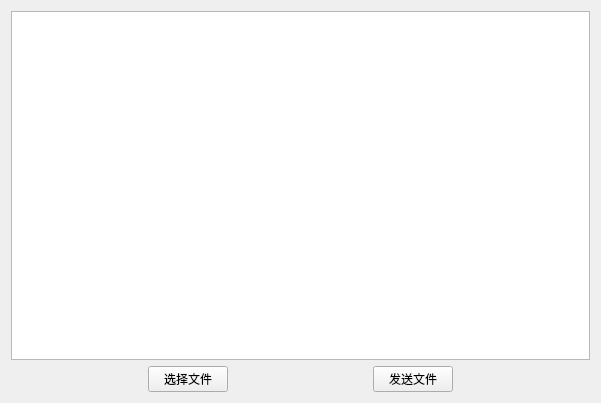
<?xml version="1.0" encoding="UTF-8"?>
<ui version="4.0">
 <class>ServerWidget</class>
 <widget class="QWidget" name="ServerWidget">
  <property name="geometry">
   <rect>
    <x>0</x>
    <y>0</y>
    <width>601</width>
    <height>403</height>
   </rect>
  </property>
  <property name="windowTitle">
   <string>ServerWidget</string>
  </property>
  <layout class="QGridLayout" name="gridLayout">
   <item row="1" column="0">
    <spacer name="horizontalSpacer">
     <property name="orientation">
      <enum>Qt::Horizontal</enum>
     </property>
     <property name="sizeHint" stdset="0">
      <size>
       <width>133</width>
       <height>20</height>
      </size>
     </property>
    </spacer>
   </item>
   <item row="1" column="1">
    <widget class="QPushButton" name="ChooseFile">
     <property name="text">
      <string>选择文件</string>
     </property>
    </widget>
   </item>
   <item row="1" column="2">
    <spacer name="horizontalSpacer_2">
     <property name="orientation">
      <enum>Qt::Horizontal</enum>
     </property>
     <property name="sizeHint" stdset="0">
      <size>
       <width>134</width>
       <height>20</height>
      </size>
     </property>
    </spacer>
   </item>
   <item row="1" column="3">
    <widget class="QPushButton" name="SendFile">
     <property name="text">
      <string>发送文件</string>
     </property>
    </widget>
   </item>
   <item row="1" column="4">
    <spacer name="horizontalSpacer_3">
     <property name="orientation">
      <enum>Qt::Horizontal</enum>
     </property>
     <property name="sizeHint" stdset="0">
      <size>
       <width>133</width>
       <height>20</height>
      </size>
     </property>
    </spacer>
   </item>
   <item row="0" column="0" colspan="5">
    <widget class="QTextEdit" name="display">
     <property name="readOnly">
      <bool>true</bool>
     </property>
    </widget>
   </item>
  </layout>
 </widget>
 <layoutdefault spacing="6" margin="11"/>
 <resources/>
 <connections/>
</ui>
